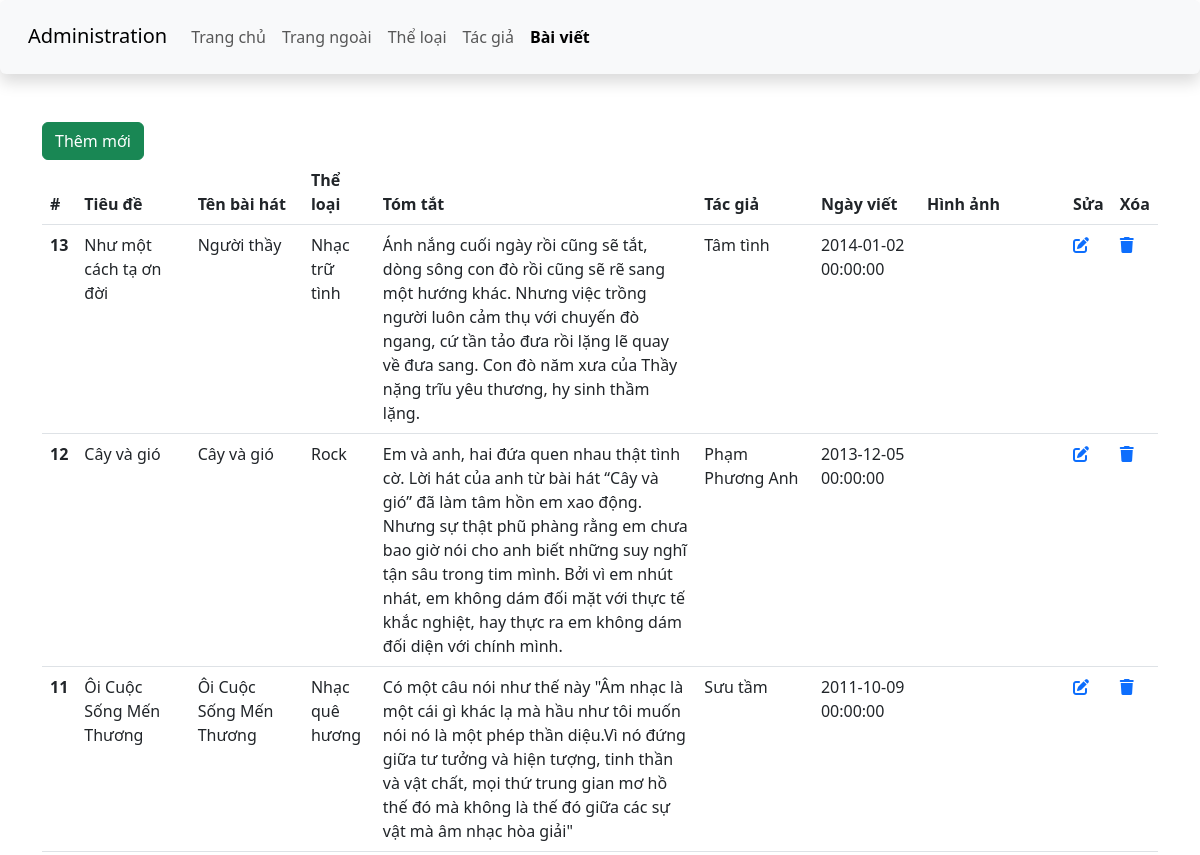
Page /admin/article/article.php (upper part) on the earlier database version.
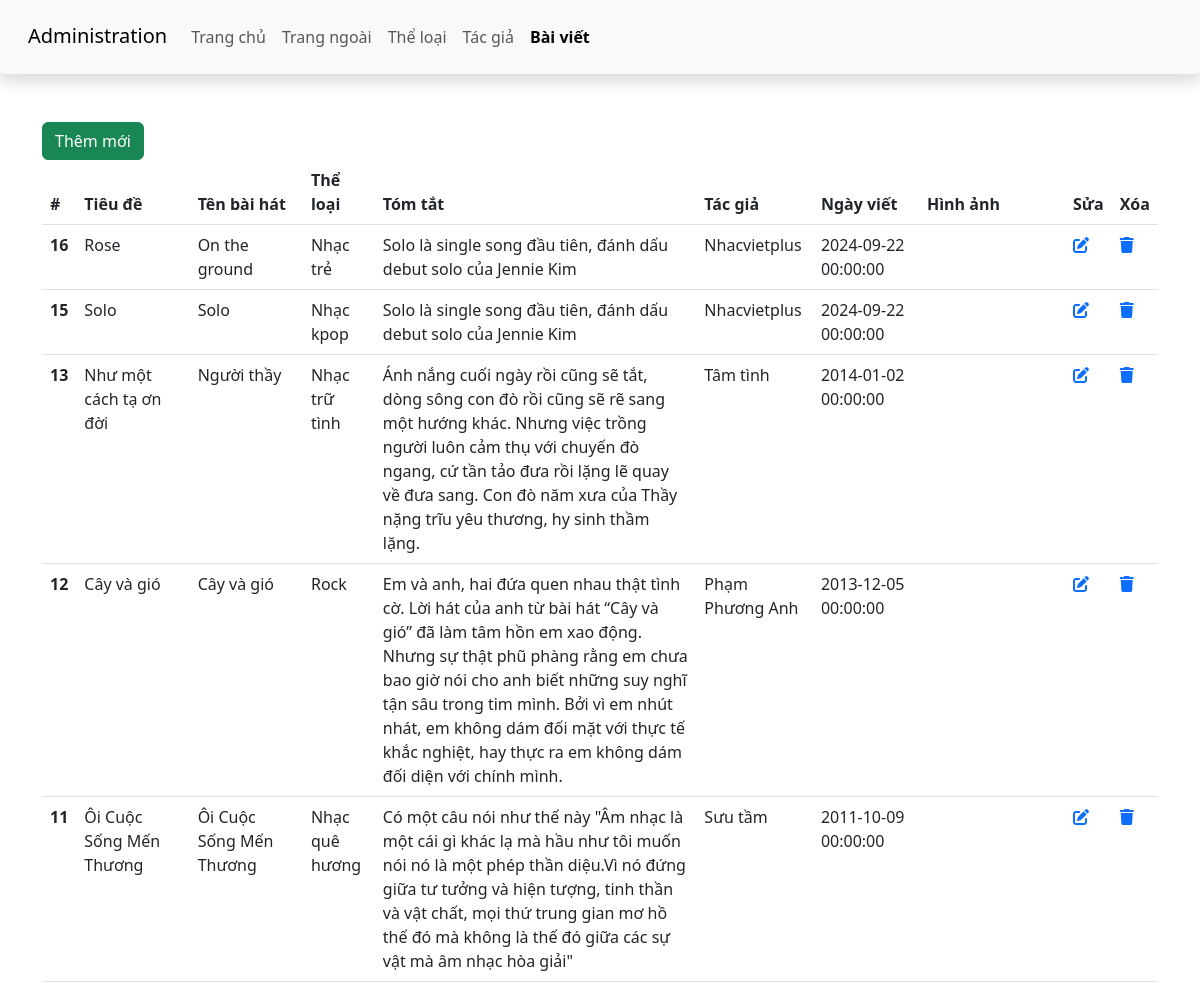
Same page on the later database version.
### tables this page shows
CREATE TABLE `baiviet` (
  `ma_bviet` int(10) UNSIGNED NOT NULL,
  `tieude` varchar(200) NOT NULL,
  `ten_bhat` varchar(100) NOT NULL,
  `ma_tloai` int(10) UNSIGNED NOT NULL,
  `tomtat` text NOT NULL,
  `noidung` text DEFAULT NULL,
  `ma_tgia` int(10) UNSIGNED NOT NULL,
  `ngayviet` datetime NOT NULL DEFAULT current_timestamp(),
  `hinhanh` varchar(200) DEFAULT NULL
);

CREATE TABLE `theloai` (
  `ma_tloai` int(10) UNSIGNED NOT NULL,
  `ten_tloai` varchar(50) NOT NULL,
  `SLBaiViet` int(11) DEFAULT 0
);

CREATE TABLE `tacgia` (
  `ma_tgia` int(10) UNSIGNED NOT NULL,
  `ten_tgia` varchar(100) NOT NULL,
  `hinh_tgia` varchar(100) DEFAULT NULL
);

### admin/article/article.php (the view, shortened to what this page needs)
<!DOCTYPE html>
<html lang="en">
<head>
    <link href="https://cdn.jsdelivr.net/npm/bootstrap@5.3.0-alpha1/dist/css/bootstrap.min.css" rel="stylesheet">
    <link rel="stylesheet" href="https://cdnjs.cloudflare.com/ajax/libs/font-awesome/6.3.0/css/all.min.css" />
    <link rel="stylesheet" href="css/style_login.css">
</head>
<body>
    <header>
        <nav class="navbar navbar-expand-lg bg-body-tertiary shadow p-3 bg-white rounded">
            <div class="container-fluid">
                <div class="h3">
                    <a class="navbar-brand" href="#">Administration</a>
                </div>
                <div class="collapse navbar-collapse" id="navbarSupportedContent">
                <ul class="navbar-nav me-auto mb-2 mb-lg-0">
                    <li class="nav-item">
                        <a class="nav-link" aria-current="page" href="./">Trang chủ</a>
                    </li>
                    <li class="nav-item">
                        <a class="nav-link" href="../index.php">Trang ngoài</a>
                    </li>
                    <li class="nav-item">
                        <a class="nav-link" href="category.php">Thể loại</a>
                    </li>
                    <li class="nav-item">
                        <a class="nav-link" href="author.php">Tác giả</a>
                    </li>
                    <li class="nav-item">
                        <a class="nav-link  active fw-bold" href="article.php">Bài viết</a>
                    </li>
                </ul>
                </div>
            </div>
        </nav>
    </header>
    <main class="container mt-5 mb-5">
        <div class="row">
            <div class="col-sm">
                <a href="add_article.php" class="btn btn-success">Thêm mới</a>
                <table class="table">
                    <thead>
                        <tr>
                            <th scope="col">#</th>
                            <th scope="col">Tiêu đề</th>
                            <th scope="col">Tên bài hát</th>
                            <th scope="col">Thể loại</th>
                            <th scope="col">Tóm tắt</th>
                            <th scope="col">Tác giả</th>
                            <th scope="col">Ngày viết</th>
                            <th scope="col">Hình ảnh</th>
                            <th>Sửa</th>
                            <th>Xóa</th>
                        </tr>
                    </thead>
                    <tbody>
                        <?php
                            include 'C:\xampp\htdocs\vd\CSE485_2023\db.php';
                            $sql_article = "SELECT ma_bviet, tieude, ten_bhat, theloai.ten_tloai, tomtat, tacgia.ten_tgia, ngayviet, hinhanh
                                            FROM baiviet
                                            JOIN theloai ON baiviet.ma_tloai = theloai.ma_tloai
                                            JOIN tacgia ON baiviet.ma_tgia = tacgia.ma_tgia
                                            ORDER BY ma_bviet DESC";
                            $result_article = $conn->query($sql_article);
                            if ($result_article->num_rows > 0) {
                                while($row = $result_article->fetch_assoc()) {
                                    echo "<tr>";
                                    echo "<th>" . $row["ma_bviet"] . "</th>";
                                    echo "<td>" . $row["tieude"] . "</td>";
                                    echo "<td>" . $row["ten_bhat"] . "</td>";
                                    echo "<td>" . $row["ten_tloai"] . "</td>";
                                    echo "<td>" . $row["tomtat"] . "</td>";
                                    echo "<td>" . $row["ten_tgia"] . "</td>";
                                    echo "<td>" . $row["ngayviet"] . "</td>";
                                    echo "<td>" . $row["hinhanh"] . "</td>";
                                    echo "<td><a href='edit_article.php?ma_bviet=" . $row['ma_bviet'] . "'><i class='fa-solid fa-pen-to-square'></i></a></td>";
                                    echo "<td><a href='delete_article.php?ma_bviet=" . $row['ma_bviet'] . "'><i class='fa-solid fa-trash'></i></a></td>";
                                    echo "</tr>";
                                }
                              } else {
                                echo "Không có bài viết nào.";
                              }
                        ?>
                    </tbody>
                </table>
            </div>
        </div>
    </main>
</body>
</html>

Differences in the rows shown:
added baiviet: ma_bviet "16", tieude "Rose", ten_bhat "On the ground", ma_tloai.ten_tloai "Nhạc trẻ", tomtat "Solo là single song đầu tiên, đánh dấu debut solo của Jennie Kim", ma_tgia.ten_tgia "Nhacvietplus", ngayviet "2024-09-22 00:00:00"
added baiviet: ma_bviet "15", tieude "Solo", ten_bhat "Solo", ma_tloai.ten_tloai "Nhạc kpop", tomtat "Solo là single song đầu tiên, đánh dấu debut solo của Jennie Kim", ma_tgia.ten_tgia "Nhacvietplus", ngayviet "2024-09-22 00:00:00"
